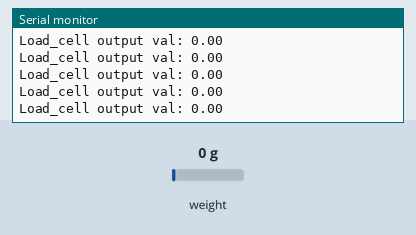
Recording of a sketch running on a simulated ESP8266 (NodeMCU). Parts: the last lines printed to the serial monitor. Inputs (shaded band) come from the test bench; at power-on: weight on the scale 0 g. EEPROM starts erased.

Above: at 5.2 s.
5.3 s: weight on the scale set to 100 g
At 5.32 s:
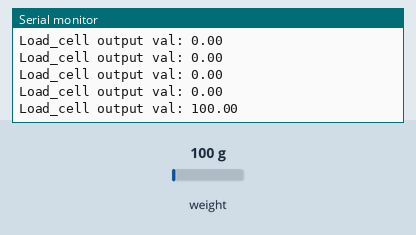
6.8 s: weight on the scale set to 1250 g
At 6.84 s:
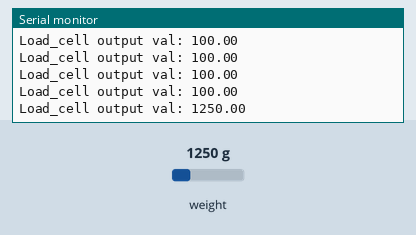
Timing chart, 0 to 9.8 s (numbered marks = the images above; inputs shaded):
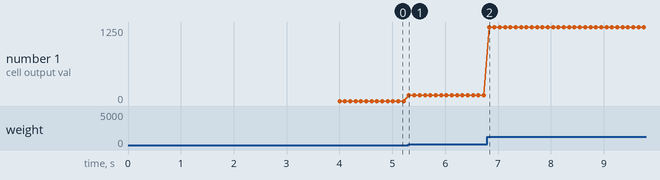

The sketch:

sensor_peso.ino
```cpp
#include <HX711_ADC.h>
#if defined(ESP8266)|| defined(ESP32) || defined(AVR)
#include <EEPROM.h>
#endif

//pins:
const int HX711_dout = 4; //mcu > HX711 dout pin
const int HX711_sck = 5; //mcu > HX711 sck pin

//HX711 constructor:
HX711_ADC LoadCell(HX711_dout, HX711_sck);

const int calVal_eepromAdress = 0;
unsigned long t = 0;

void setup() {
  Serial.begin(57600);
  Serial.println();
  Serial.println("Starting...");

  LoadCell.begin();
  //LoadCell.setReverseOutput(); //uncomment to turn a negative output value to positive
  unsigned long stabilizingtime = 2000; // preciscion right after power-up can be improved by adding a few seconds of stabilizing time
  boolean _tare = true; //set this to false if you don't want tare to be performed in the next step
  LoadCell.start(stabilizingtime, _tare);
  if (LoadCell.getTareTimeoutFlag() || LoadCell.getSignalTimeoutFlag()) {
    Serial.println("Timeout, check MCU>HX711 wiring and pin designations");
    while (1);
  }
  else {
    LoadCell.setCalFactor(1.0); // user set calibration value (float), initial value 1.0 may be used for this sketch
    Serial.println("Startup is complete");
  }
  while (!LoadCell.update());
  calibrate(); //start calibration procedure
}

void loop() {
  static boolean newDataReady = 0;
  const int serialPrintInterval = 0; //increase value to slow down serial print activity

  // check for new data/start next conversion:
  if (LoadCell.update()) newDataReady = true;

  // get smoothed value from the dataset:
  if (newDataReady) {
    if (millis() > t + serialPrintInterval) {
      float i = LoadCell.getData();
      Serial.print("Load_cell output val: ");
      delay(100);
      Serial.println(i);
      newDataReady = 0;
      t = millis();
    }
  }
}

void calibrate() {
  LoadCell.update();
  float known_mass = 2;
  LoadCell.refreshDataSet(); //refresh the dataset to be sure that the known mass is measured correct
  float newCalibrationValue = LoadCell.getNewCalibration(known_mass); //get the new calibration value

#if defined(ESP8266)|| defined(ESP32)
        EEPROM.begin(512);
#endif
        EEPROM.put(calVal_eepromAdress, newCalibrationValue);
#if defined(ESP8266)|| defined(ESP32)
        EEPROM.commit();
#endif
        EEPROM.get(calVal_eepromAdress, newCalibrationValue);
}
```

Measured:
- after the input at 5.3 s, the serial monitor: prints a new line at once (image 1)
- after the input at 6.8 s, the serial monitor: prints a new line at once (image 2)
- plotted number 1: 0 → 100 after the input at 5.3 s, 100 → 1250 after the input at 6.8 s
